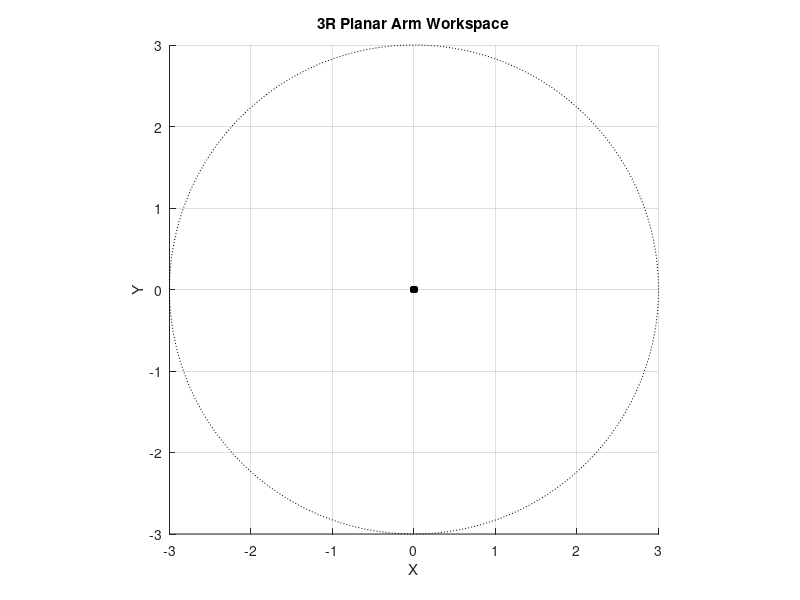

Reproduce this figure in MATLAB. (Note: this script raises an error after producing the figure.)
% trajectory_tracking_3R_arm.m
% Jack Adams
% ECE 5463 – Ohio State University
% 3-DOF Planar Robot Arm with Iterative Inverse Kinematics
% and Computed-Torque PD Control for User-Drawn Trajectory Tracking

clc;
clear;
close all;

%% Robot Parameters
L1 = 1; % meters
L2 = 1;
L3 = 1;

m1 = 1; % arbitrary masses
m2 = 1;
m3 = 1;

g = 9.81; % gravity (m/s^2)

workspace = L1 + L2 + L3; % maximum reach when fully extended

%% Workspace Plot
theta = linspace(0,2*pi,500);
x_ws = workspace * cos(theta);
y_ws = workspace * sin(theta);

figure;
hold on;
axis equal;
grid on;

plot(x_ws, y_ws, 'k:');
xlim([-workspace workspace]); 
ylim([-workspace workspace]);
xlabel('X'); 
ylabel('Y');
title('3R Planar Arm Workspace');
scatter(0,0,'k','filled'); % base location

%% User-Drawn Path Input
disp('Click to draw a path. Press ENTER when done.');

[X_raw, Y_raw] = ginput();   % Unlimited clicks, press ENTER to finish

plot(X_raw, Y_raw, 'm--','LineWidth',1.2);  % raw path
scatter(X_raw(1), Y_raw(1), 70, 'g', 'filled'); % starting marker

% Smooth and resample path using spline interpolation
numPoints = 400;
t_raw = linspace(0,1,length(X_raw));
t = linspace(0,1,numPoints);

Xd = interp1(t_raw, X_raw, t, 'spline');
Yd = interp1(t_raw, Y_raw, t, 'spline');

plot(Xd, Yd, 'm','LineWidth',2);
title('User Path Loaded');

%% Inverse Kinematics for Each Path Point
q_path = zeros(3, numPoints);   % joint trajectory storage

for i = 1:numPoints
    q_path(:,i) = IK(Xd(i), Yd(i), L1, L2, L3);
end

%% Trajectory Time Vector
T_total = 12;  % total trajectory duration (seconds)
t_des   = linspace(0, T_total, numPoints);
dt = t_des(2) - t_des(1); % time step

% Compute desired joint velocities and accelerations
% Feedforward terms improve tracking performance
qd_des  = [zeros(3,1), diff(q_path,1,2) / dt];
qdd_des = [zeros(3,1), diff(qd_des,1,2) / dt];

%% PD Computed-Torque Controller

% Gains
Kp = diag([1000 800 600]);   % proportional gains
Kd = diag([120  80  40]);    % derivative gains

% Joint-space inertia matrix (simplified diagonal model)
M = diag([3 2 1]); % Larger inertia for proximal joints

% Joint viscous friction
B = diag([2 1.5 1]); % Helps smooth motion and reduce oscillations

% Allocate storage matrices
q_PD   = zeros(3, numPoints);
qd_PD  = zeros(3, numPoints);
qdd_PD = zeros(3, numPoints);

% Initial conditions
q_PD(:,1)  = q_path(:,1); 
qd_PD(:,1) = [0;0;0];

for k = 1:numPoints-1

    % Position and velocity error
    e    = q_path(:,k)  - q_PD(:,k);
    edot = qd_des(:,k)  - qd_PD(:,k);

    % Gravity torque
    tauG = tau_g(q_PD(:,k), L1, L2, L3, m1, m2, m3, g);

    % Computed-torque control law
    tauPD = M*qdd_des(:,k) + Kp*e + Kd*edot - tauG;

    % Joint dynamics: M*qdd + B*qd = tau
    qdd_PD(:,k) = M \ (tauPD - B * qd_PD(:,k));

    % Integrate
    qd_PD(:,k+1) = qd_PD(:,k) + qdd_PD(:,k)*dt;
    q_PD(:,k+1)  = q_PD(:,k)  + qd_PD(:,k)*dt;
end

%% Tracking Error Analysis

% Desired end-effector path
EE_des = zeros(2, numPoints);
for i = 1:numPoints
    [~,~,~,~,xd,yd] = FK(q_path(:,i), L1, L2, L3);
    EE_des(:,i) = [xd; yd];
end

% Actual end-effector path
EE_act = zeros(2, numPoints);
for i = 1:numPoints
    [~,~,~,~,xa,ya] = FK(q_PD(:,i), L1, L2, L3);
    EE_act(:,i) = [xa; ya];
end

% Euclidean tracking error
EE_err = vecnorm(EE_des - EE_act);

%% Plot Tracking Error
figure;
plot(t_des, EE_err, 'LineWidth', 2);
xlabel('Time (s)');
ylabel('Error (m)');
title('End-Effector Tracking Error Over Time');
grid on;

%% Animation
figure(1); hold on;
title('3R Robot Path Animation (PD Controlled)');

h1 = plot([0 0],[0 0],'r','LineWidth',3);
h2 = plot([0 0],[0 0],'g','LineWidth',3);
h3 = plot([0 0],[0 0],'b','LineWidth',3);

for i = 1:numPoints
    q = q_PD(:,i);

    [x1,y1,x2,y2,x3,y3] = FK(q, L1, L2, L3);

    set(h1,'XData',[0 x1],'YData',[0 y1]);
    set(h2,'XData',[x1 x2],'YData',[y1 y2]);
    set(h3,'XData',[x2 x3],'YData',[y2 y3]);

    drawnow limitrate
    pause(0.005)
end

%% Forward Kinematics
function [x1,y1,x2,y2,x3,y3] = FK(q,L1,L2,L3)
    theta1 = q(1); 
    theta2 = q(2); 
    theta3 = q(3);

    x1 = L1*cos(theta1);
    y1 = L1*sin(theta1);

    x2 = x1 + L2*cos(theta1+theta2);
    y2 = y1 + L2*sin(theta1+theta2);

    x3 = x2 + L3*cos(theta1+theta2+theta3);
    y3 = y2 + L3*sin(theta1+theta2+theta3);
end

%% Iterative Inverse Kinematics (Damped Least Squares)
function q = IK(Xd, Yd, L1, L2, L3)

    persistent q_prev
    if isempty(q_prev)
        q_prev = [0; 0; 0];
    end

    % Project target inside reachable workspace
    R = hypot(Xd, Yd);
    maxReach = L1 + L2 + L3;

    if R > maxReach
        scale = maxReach / R;
        Xd = Xd * scale;
        Yd = Yd * scale;
    end

    q = q_prev;
    maxIter = 40;
    tol = 1e-4;
    maxStep = deg2rad(10);

    for k = 1:maxIter
        [~, ~, ~, ~, x3, y3] = FK(q, L1, L2, L3);

        e = [Xd - x3; Yd - y3];

        if norm(e) < tol
            break;
        end

        th1 = q(1); th2 = q(2); th3 = q(3);

        s1 = sin(th1); c1 = cos(th1);
        s12 = sin(th1+th2); c12 = cos(th1+th2);
        s123 = sin(th1+th2+th3); c123 = cos(th1+th2+th3);

        J = [
            -L1*s1 - L2*s12 - L3*s123,  -L2*s12 - L3*s123,  -L3*s123;
             L1*c1 + L2*c12 + L3*c123,   L2*c12 + L3*c123,   L3*c123
        ];

        lambda = 1e-3;
        A = J*J.' + lambda*eye(2);
        dq = J.' * (A \ e);

        dq = max(min(dq, maxStep), -maxStep);
        q = q + dq;
    end

    if any(~isfinite(q))
        q = q_prev;
    end

    q_prev = q;
end

%% Gravity Torque Model
function tau = tau_g(q, L1, L2, L3, m1, m2, m3, g)

    q1 = q(1); q2 = q(2); q3 = q(3);

    Lc1 = L1/2;
    Lc2 = L2/2;
    Lc3 = L3/2;

    tau1 = g*( ...
        m1*Lc1*cos(q1) ...
      + m2*( L1*cos(q1) + Lc2*cos(q1+q2) ) ...
      + m3*( L1*cos(q1) + L2*cos(q1+q2) + Lc3*cos(q1+q2+q3) ) );

    tau2 = g*( ...
        m2*( Lc2*cos(q1+q2) ) ...
      + m3*( L2*cos(q1+q2) + Lc3*cos(q1+q2+q3) ) );

    tau3 = g*( m3*( Lc3*cos(q1+q2+q3) ) );

    tau = [tau1; tau2; tau3];
end
